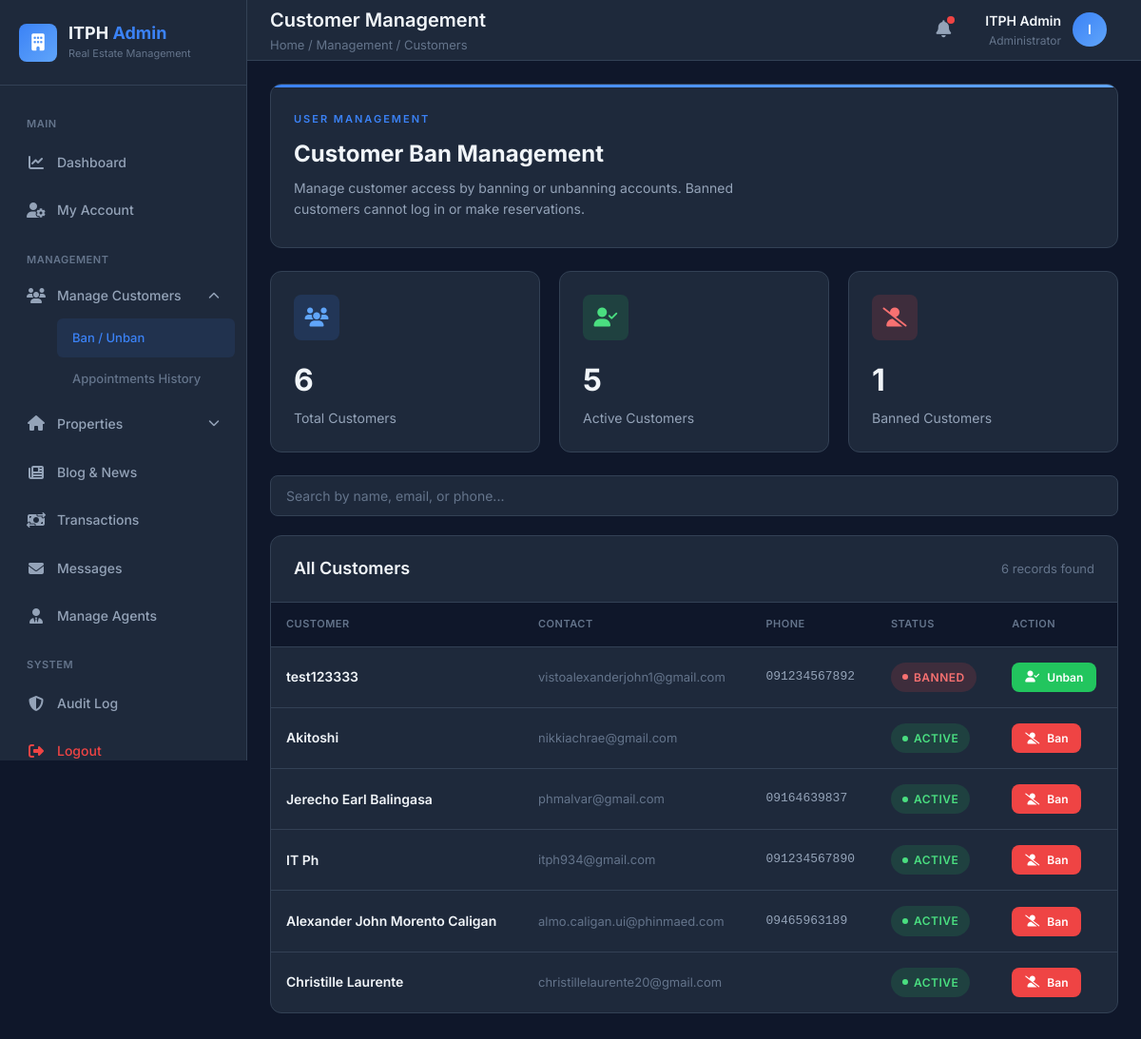
/admin_side/customer_ban.php (signed in), run on the app's committed database.
### tables this page shows
CREATE TABLE `customers` (
  `id` int(11) NOT NULL,
  `fullname` varchar(150) NOT NULL,
  `email` varchar(150) NOT NULL,
  `password` varchar(255) NOT NULL,
  `created_at` timestamp NOT NULL DEFAULT current_timestamp(),
  `gender` enum('Male','Female','Other') NOT NULL DEFAULT 'Other',
  `location` enum('Northern Iloilo','Central Iloilo','Southern Iloilo') NOT NULL,
  `status` enum('Local','OFW') NOT NULL,
  `otp` int(6) DEFAULT NULL,
  `otp_verified` tinyint(1) DEFAULT 0,
  `verified` tinyint(1) DEFAULT 0,
  `google_id` varchar(255) DEFAULT NULL,
  `profile_picture` text DEFAULT NULL,
  `login_provider` varchar(50) DEFAULT 'email',
  `google_login` tinyint(1) DEFAULT 0,
  `phone` varchar(30) DEFAULT NULL,
  `secondary_email` varchar(255) DEFAULT NULL,
  `suspicious_account` tinyint(1) DEFAULT 0,
  `admin_note` text DEFAULT NULL
);

### admin_side/customer_ban.php (the view, shortened to what this page needs)
<?php
$conn = get_db_connection();
$customer_query = $conn->query("
    SELECT c.*, IFNULL(cb.status, 'active') AS ban_status
    FROM customers c
    LEFT JOIN customer_bans cb ON c.id = cb.customer_id
    ORDER BY c.created_at DESC
");
$total_customers = $conn->query("SELECT COUNT(*) AS total FROM customers")->fetch_assoc()['total'] ?? 0;
$total_banned = $conn->query("SELECT COUNT(*) AS total FROM customer_bans WHERE status='banned'")->fetch_assoc()['total'] ?? 0;
$total_active = $total_customers - $total_banned;
function isActive($filename) {
    return basename($_SERVER['PHP_SELF']) === $filename ? 'active' : '';
}
function isDropdownActive($filenames) {
    foreach ($filenames as $filename) {
        if (basename($_SERVER['PHP_SELF']) === $filename) return 'open';
    }
    return '';
}
?>
<!DOCTYPE html>
<html lang="en">
<head>
    <link rel="stylesheet" href="https://cdnjs.cloudflare.com/ajax/libs/font-awesome/6.5.0/css/all.min.css">
</head>
<body>
    <div class="dashboard">
        <aside class="sidebar" id="sidebar">
            <div class="sidebar-header">
                <a href="../admin_side/index.php" class="logo">
                    <div class="logo-icon">
                        <i class="fa-solid fa-building"></i>
                    </div>
                    <div>
                        <div class="logo-text">ITPH <span>Admin</span></div>
                        <div class="logo-sub">Real Estate Management</div>
                    </div>
                </a>
            </div>
            <nav class="sidebar-nav">
                <div class="nav-section">Main</div>
                <a href="../admin_side/index.php" class="nav-link <?= isActive('index.php') ?>">
                    <i class="fa-solid fa-chart-line"></i>
                    <span>Dashboard</span>
                </a>
                <a href="../admin_side/ad_account.php" class="nav-link <?= isActive('ad_account.php') ?>">
                    <i class="fa-solid fa-user-cog"></i>
                    <span>My Account</span>
                </a>
                <div class="nav-section">Management</div>
                <div class="nav-dropdown <?= isDropdownActive(['customer_ban.php', 'customer_appointments.php']) ?>">
                    <button class="nav-link" onclick="toggleDropdown(this)">
                        <i class="fa-solid fa-users"></i>
                        <span>Manage Customers</span>
                        <i class="fa-solid fa-chevron-down dropdown-arrow"></i>
                    </button>
                    <div class="dropdown-menu">
                        <a href="../admin_side/customer_ban.php" class="dropdown-item <?= isActive('customer_ban.php') ?>">
                            Ban / Unban
                        </a>
                        <a href="../admin_side/customer_appointments.php" class="dropdown-item <?= isActive('customer_appointments.php') ?>">
                            Appointments History
                        </a>
                    </div>
                </div>
                <div class="nav-dropdown <?= isDropdownActive(['add-property.php', 'update_properties.php']) ?>">
                    <button class="nav-link" onclick="toggleDropdown(this)">
                        <i class="fa-solid fa-house"></i>
                        <span>Properties</span>
                        <i class="fa-solid fa-chevron-down dropdown-arrow"></i>
                    </button>
                </div>
                <a href="../admin_side/admin_blog_management.php" class="nav-link <?= isActive('admin_blog_management.php') ?>">
                    <i class="fa-solid fa-newspaper"></i>
                    <span>Blog & News</span>
                </a>
                <a href="../admin_side/transaction.php" class="nav-link <?= isActive('transaction.php') ?>">
                    <i class="fa-solid fa-money-bill-transfer"></i>
                    <span>Transactions</span>
                </a>
                <a href="../admin_side/admin_message.php" class="nav-link <?= isActive('admin_message.php') ?>">
                    <i class="fa-solid fa-envelope"></i>
                    <span>Messages</span>
                </a>
                <a href="../admin_side/manage_agent.php" class="nav-link <?= isActive('manage_agent.php') ?>">
                    <i class="fa-solid fa-user-tie"></i>
                    <span>Manage Agents</span>
                </a>
                <div class="nav-section">System</div>
                <a href="../admin_side/audit_log.php" class="nav-link <?= isActive('audit_log.php') ?>">
                    <i class="fa-solid fa-shield-halved"></i>
                    <span>Audit Log</span>
                </a>
                <a href="logout.php" class="nav-link logout">
                    <i class="fa-solid fa-right-from-bracket"></i>
                    <span>Logout</span>
                </a>
            </nav>
        </aside>
        <main class="main-content">
            <header class="topbar">
                <div class="topbar-left">
                    <div>
                        <div class="page-title">Customer Management</div>
                        <div class="breadcrumb">Home / Management / Customers</div>
                    </div>
                </div>
                <div class="topbar-right">
                    <button class="notification-btn">
                        <i class="fa-solid fa-bell"></i>
                        <span class="notification-badge"></span>
                    </button>
                    <div class="user-menu">
                        <div class="user-info">
                            <div class="user-name"><?= htmlspecialchars($_SESSION['username']) ?></div>
                            <div class="user-role">Administrator</div>
                        </div>
                        <div class="user-avatar">
                            <?= strtoupper(substr($_SESSION['username'], 0, 1)) ?>
                        </div>
                    </div>
                </div>
            </header>
            <div class="content">
                <div class="page-hero">
                    <div class="hero-eyebrow">User Management</div>
                    <div class="hero-title">Customer Ban Management</div>
                    <div class="hero-desc">Manage customer access by banning or unbanning accounts. Banned customers cannot log in or make reservations.</div>
                </div>
                <div class="stats-grid">
                    <div class="stat-card">
                        <div class="stat-header">
                            <div class="stat-icon blue">
                                <i class="fa-solid fa-users"></i>
                            </div>
                        </div>
                        <div class="stat-value"><?= number_format($total_customers) ?></div>
                        <div class="stat-label">Total Customers</div>
                    </div>
                    <div class="stat-card">
                        <div class="stat-header">
                            <div class="stat-icon green">
                                <i class="fa-solid fa-user-check"></i>
                            </div>
                        </div>
                        <div class="stat-value"><?= number_format($total_active) ?></div>
                        <div class="stat-label">Active Customers</div>
                    </div>
                    <div class="stat-card">
                        <div class="stat-header">
                            <div class="stat-icon red">
                                <i class="fa-solid fa-user-slash"></i>
                            </div>
                        </div>
                        <div class="stat-value"><?= number_format($total_banned) ?></div>
                        <div class="stat-label">Banned Customers</div>
                    </div>
                </div>
                <div class="search-bar">
                    <input
                        type="text"
                        class="search-input"
                        id="customerSearch"
                        placeholder="Search by name, email, or phone..."
                        onkeyup="filterCustomers()"
                    >
                </div>
                <div class="card">
                    <div class="card-header">
                        <div class="card-title">All Customers</div>
                        <div class="card-meta"><?= number_format($customer_query->num_rows) ?> records found</div>
                    </div>
                    <div class="card-body">
                        <div class="table-responsive">
                            <table id="customersTable">
                                <thead>
                                    <tr>
                                        <th>Customer</th>
                                        <th>Contact</th>
                                        <th>Phone</th>
                                        <th>Status</th>
                                        <th>Action</th>
                                    </tr>
                                </thead>
                                <tbody>
                                    <?php if ($customer_query && $customer_query->num_rows > 0): ?>
                                        <?php while ($cust = $customer_query->fetch_assoc()): ?>
                                        <tr data-search="<?= strtolower(htmlspecialchars($cust['fullname'] . ' ' . $cust['email'] . ' ' . $cust['phone'])) ?>">
                                            <td>
                                                <div class="td-name"><?= htmlspecialchars($cust['fullname']) ?></div>
                                            </td>
                                            <td>
                                                <div class="td-email"><?= htmlspecialchars($cust['email']) ?></div>
                                            </td>
                                            <td class="td-phone"><?= htmlspecialchars($cust['phone']) ?></td>
                                            <td>
                                                <?php if ($cust['ban_status'] === 'active'): ?>
                                                    <span class="badge badge-active">
                                                        <span class="badge-dot" style="background: #4ade80;"></span>
                                                        Active
                                                    </span>
                                                <?php else: ?>
                                                    <span class="badge badge-banned">
                                                        <span class="badge-dot" style="background: #f87171;"></span>
                                                        Banned
                                                    </span>
                                                <?php endif; ?>
                                            </td>
                                            <td>
                                                <button
                                                    type="button"
                                                    class="btn btn-sm <?= $cust['ban_status'] === 'banned' ? 'btn-success' : 'btn-danger' ?>"
                                                    onclick="confirmBan(<?= $cust['id'] ?>, '<?= $cust['ban_status'] ?>', '<?= htmlspecialchars(addslashes($cust['fullname'])) ?>')"
                                                >
                                                    <i class="fa-solid <?= $cust['ban_status'] === 'banned' ? 'fa-user-check' : 'fa-user-slash' ?>"></i>
                                                    <?= $cust['ban_status'] === 'banned' ? 'Unban' : 'Ban' ?>
                                                </button>
                                            </td>
                                        </tr>
                                        <?php endwhile; ?>
                                    <?php endif; ?>
                                </tbody>
                            </table>
                        </div>
                    </div>
                </div>
            </div>
        </main>
    </div>
</body>
</html>

### data on the page
customers: fullname "test123333", email "vistoalexanderjohn1@gmail.com", phone "091234567892", shows "BANNED", shows "Unban"
customers: fullname "Akitoshi", email "nikkiachrae@gmail.com", shows "ACTIVE", shows "Ban"
customers: fullname "Jerecho Earl Balingasa", email "phmalvar@gmail.com", phone "09164639837", shows "ACTIVE", shows "Ban"
customers: fullname "IT Ph", email "itph934@gmail.com", phone "091234567890", shows "ACTIVE", shows "Ban"
customers: fullname "Alexander John Morento Caligan", email "almo.caligan.ui@phinmaed.com", phone "09465963189", shows "ACTIVE", shows "Ban"
customers: fullname "Christille Laurente", email "christillelaurente20@gmail.com", shows "ACTIVE", shows "Ban"

### other printed values
$_SESSION['username'] "ITPH Admin"
substr($_SESSION['username'], 0, 1) "I"
$total_customers "6"
$total_active "5"
$total_banned "1"
$customer_query->num_rows "6"
